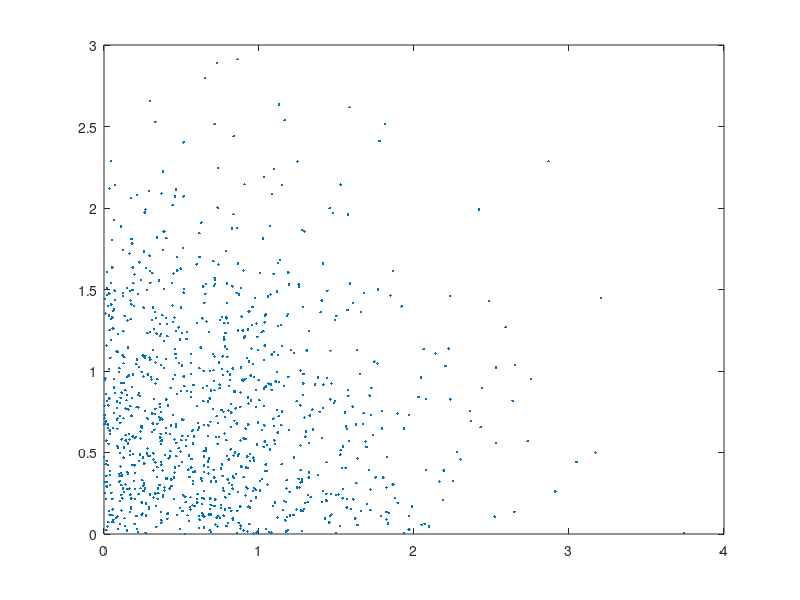
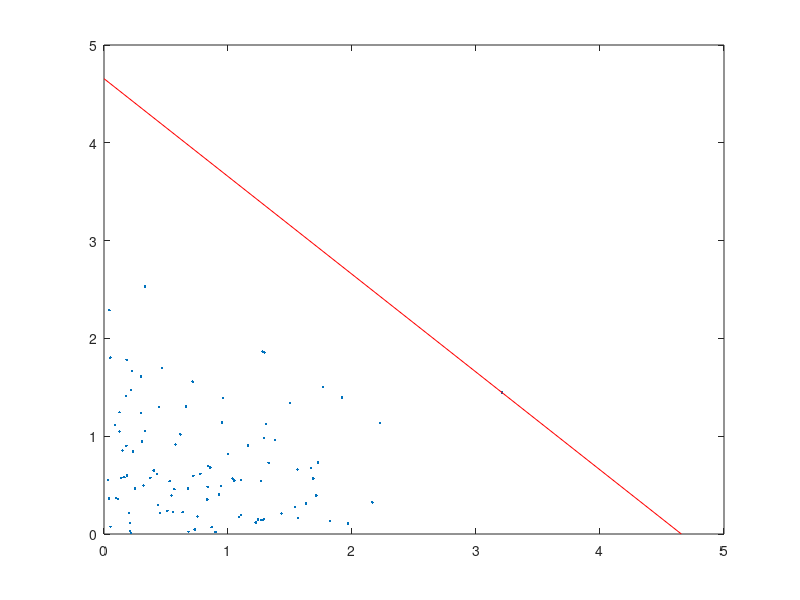

Recreate these plots in MATLAB, in order.
%% Linear Optimisation with Chance Constraints
% Moving plane problem


%% Gaussian distribution Samples and Subsamples
% generate a sample of N constraints fromt this m samples will be selected

N = 1000;  % number of global samples

P = [0 , 0]';           % defines the mean Point for the Gaussian

D = randn(2,N) + P;         % generates 2 by N Gaussian distributed number with mean at P
D = abs(D);             % keeps only positive numbers

m = 100;                % subset of samples
if m >= N
    error('m is the size of the subset of N: it must be small than N')
end

D1 = D(:,1:m);        % first subset

%% Define plane

c = [1 1]';             % the normal that defines the plane

d1 = c'*D1;             % vector: all distances from samples to plane

[dmax1,I1] = max(d1);        % greatest distance from plane which intersects a sample to origin, and index

x_d1 = D1(:,I1);        % finds the point that intersects normal which is furthest from origin

Plane_grad1 = -c(1) / c(2);     % finds the gradient of line of the plane

plane_Y_intercept = x_d1(2) - Plane_grad1*x_d1(1);          % find x and y intersepts for plotting purposes
plane_X_intercept = -plane_Y_intercept / Plane_grad1;       % find x and y intersepts for plotting purposes

plane = [0 plane_X_intercept  ; plane_Y_intercept  0];      % two points to plot plane

%% Plots figures necessary

figure
axis square
plot(D(1,:),D(2,:),'.')         % plots Largest set of random samples

figure
axis square

plot(D1(1,:),D1(2,:),'.')         % plots Largest set of random samples
hold on 
plot(plane(1,:),plane(2,:),'r')

hold off





